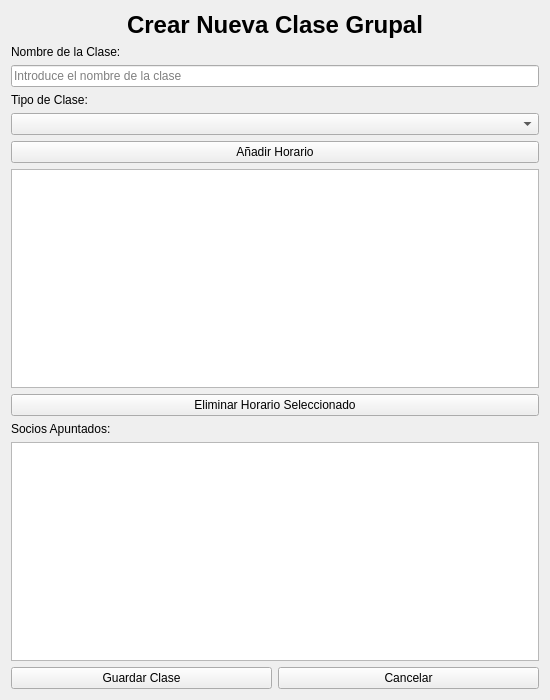
<?xml version="1.0" encoding="UTF-8"?>
<ui version="4.0">
 <class>CrearClaseGrupal</class>
 <widget class="QWidget" name="CrearClaseGrupal">
  <property name="geometry">
   <rect>
    <x>0</x>
    <y>0</y>
    <width>550</width>
    <height>700</height>
   </rect>
  </property>
  <property name="windowTitle">
   <string>Crear Clase Grupal</string>
  </property>
  <layout class="QVBoxLayout" name="verticalLayout">
   <item>
    <widget class="QLabel" name="labelTitulo">
     <property name="styleSheet">
      <string notr="true">font-size:18pt; font-weight:bold;</string>
     </property>
     <property name="text">
      <string>Crear Nueva Clase Grupal</string>
     </property>
     <property name="alignment">
      <set>Qt::AlignCenter</set>
     </property>
    </widget>
   </item>
   <item>
    <widget class="QLabel" name="labelNombreClase">
     <property name="text">
      <string>Nombre de la Clase:</string>
     </property>
    </widget>
   </item>
   <item>
    <widget class="QLineEdit" name="lineEditNombreClase">
     <property name="placeholderText">
      <string>Introduce el nombre de la clase</string>
     </property>
    </widget>
   </item>
   <item>
    <widget class="QLabel" name="labelTipoClase">
     <property name="text">
      <string>Tipo de Clase:</string>
     </property>
    </widget>
   </item>
   <item>
    <widget class="QComboBox" name="comboBoxTipoClase">
     <property name="placeholderText">
      <string>Selecciona tipo de clase</string>
     </property>
    </widget>
   </item>
   <item>
    <widget class="QPushButton" name="btnAñadirHorario">
     <property name="text">
      <string>Añadir Horario</string>
     </property>
    </widget>
   </item>
   <item>
    <widget class="QListWidget" name="listaHorarios"/>
   </item>
   <item>
    <widget class="QPushButton" name="btnEliminarHorario">
     <property name="text">
      <string>Eliminar Horario Seleccionado</string>
     </property>
    </widget>
   </item>
   <item>
    <widget class="QLabel" name="labelSociosApuntados">
     <property name="text">
      <string>Socios Apuntados:</string>
     </property>
    </widget>
   </item>
   <item>
    <widget class="QListWidget" name="listaSociosApuntados"/>
   </item>
   <item>
    <layout class="QHBoxLayout" name="horizontalLayoutBotones">
     <item>
      <widget class="QPushButton" name="btnGuardar">
       <property name="text">
        <string>Guardar Clase</string>
       </property>
      </widget>
     </item>
     <item>
      <widget class="QPushButton" name="btnCancelar">
       <property name="text">
        <string>Cancelar</string>
       </property>
      </widget>
     </item>
    </layout>
   </item>
  </layout>
 </widget>
 <resources/>
 <connections/>
</ui>
